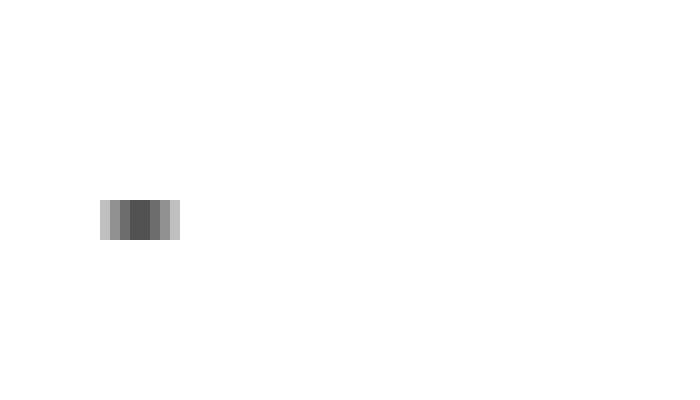
Frame 1 (no input)
Frame 60 (the mouse pressed at the canvas centre just before this capture): identical to frame 1, image omitted
Frame 120 (the mouse held since frame 60 and released just before this capture): identical to frame 1, image omitted

The Processing sketch that drew this single still picture (run headless with seeded random() and noise(); from frame 60 on, the mouse is pressed at the canvas centre):

// Processing sketch: OpacityTest
// ── OpacityTest.pde
void setup() {
  smooth();
  size(700, 400);
  background(255);
  fill(0, 63);
  noStroke();
  
}

void draw() {
  background(255);
  rect(100, 200, 40, 40);
  rect(110, 200, 40, 40);
  rect(120, 200, 40, 40);
  rect(130, 200, 40, 40);
  rect(140, 200, 40, 40);
}
